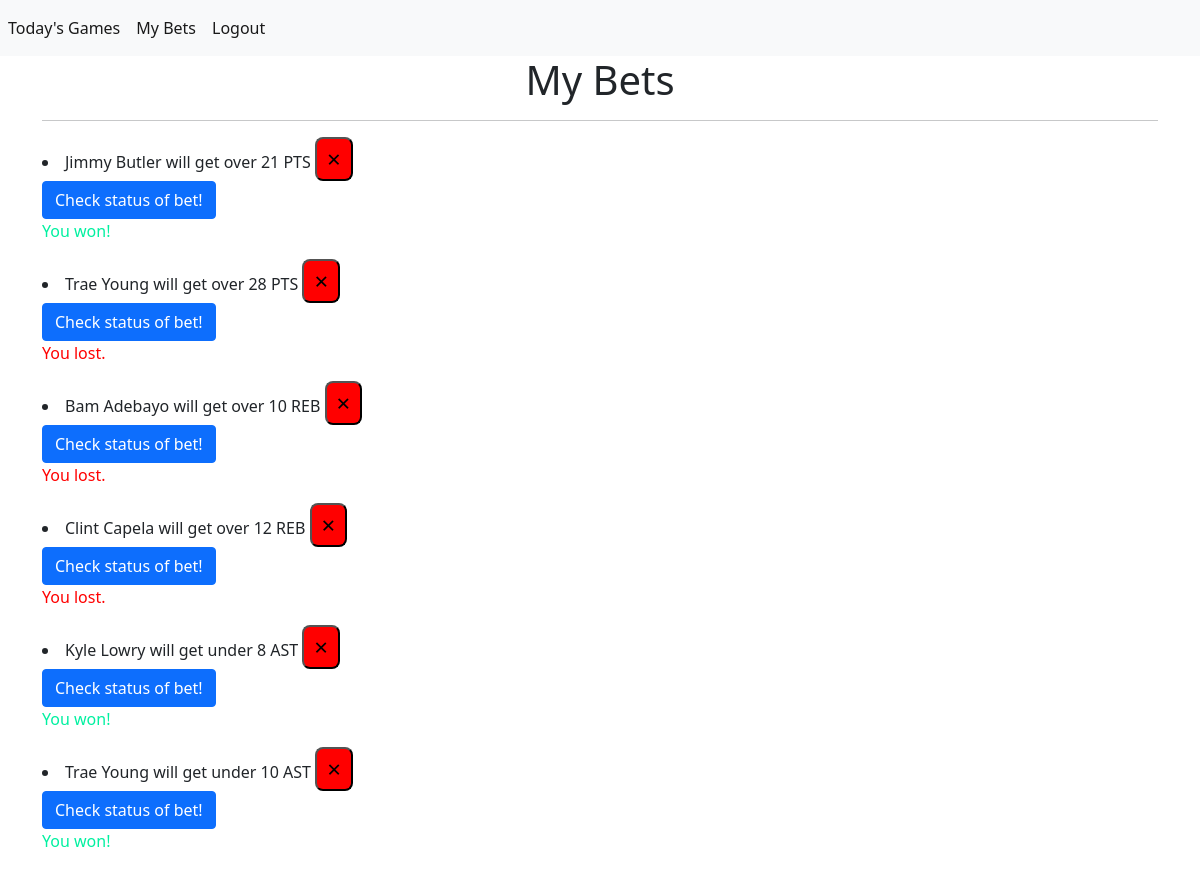
Screenshot of /my-bets (signed in) with the database file from the repository.
### app/models.py (models this page shows)
class Bet(db.Model):
    id = db.Column(db.Integer, primary_key = True)
    game_id = db.Column(db.String(50))
    team = db.Column(db.String(100))
    player_name = db.Column(db.String(500))
    statistic = db.Column(db.String(100))
    over_statistic = db.Column(db.Boolean, default = False, nullable = False)
    num_stats = db.Column(db.Integer)
    date = db.Column(db.DateTime(timezone=True), server_default=func.now())
    w_or_l = db.Column(db.Boolean, default = None, nullable = True)
    user_id = db.Column(db.Integer, db.ForeignKey('user.id'))

### app/views.py (the view)
@app.route("/my-bets")
def my_bets():
    return render_template("user_bets.html", user = current_user)

### app/__init__.py (called while the page is built)
@login_manager.user_loader
def load_user(id):
    return User.query.get(int(id))

### app/templates/user_bets.html (shortened to what this page needs)
{% extends "main/base.html" %}
{% block main %}
<div class="container">
    <div class="row">
        <div class="col">
            <h1>My Bets</h1>
            <hr>
            <p> {% for bet in user.bets %}
                <li>{% if bet.over_statistic == true %}
                    {{bet.player_name}} will get over {{bet.num_stats| round| int}} {{bet.statistic}}
                    {% else %}
                    {{bet.player_name}} will get under {{bet.num_stats| round| int}} {{bet.statistic}}
                    {% endif %}
                    <button type="button" class="close" onClick="deleteBet('{{ bet.id }}')">
                        <span aria-hidden="true">&times;</span>
                    </button>
                    <br>
                    <button type="button" class="btn btn-primary" onClick = "checkBetStatus('{{ bet.id }}')">
                        Check status of bet!
                    </button>
                    {% if bet.w_or_l is not none %}
                        {% if bet.w_or_l == true %}
                        <p style = "color: rgb(0, 240, 160);">You won!</p>
                        {%else %}
                        <p style = "color: red;">You lost.</p>
                        {% endif %}
                    {% endif %}
                </li>
                {% endfor %}
            </p>
        </div>
    </div>
</div>
{% endblock %}

### app/templates/main/base.html (shortened to what this page needs)
<!doctype html>
<html lang="en">
<head>
    <link href="https://cdn.jsdelivr.net/npm/bootstrap@5.1.3/dist/css/bootstrap.min.css" rel="stylesheet"
>
    <link rel="stylesheet" href="{{ url_for('static', filename='css/style.css') }}">
</head>
<body>
    <nav class="navbar navbar-expand-lg navbar-light bg-light">
        <div class="collapse navbar-collapse" id="navbar">
            <div class="navbar-nav">
                {% if user.is_authenticated %}
                <a class="nav-link active" id = "today_games" href="/">Today's Games</a>
                <a class="nav-link active" id = "today_games" href="/my-bets">My Bets</a>
                <a class="nav-link active" id="logout" href="/logout">Logout</a>
                {% else %}
                <a class="nav-link active" id ="login" href="/login">Login</a>
                <a class="nav-link active" io="sign_up" href="/sign-up">Sign Up</a>
                {% endif %}
            </div>
        </div>
    </nav>
    <main>
        {% block main %} {% endblock %}
    </main>
</body>
</html>

### app/static/css/style.css (style rules this page uses)
h1 { text-align: center; }
.close { background-color: red; color: black; text-align: center; font-size: 24px; padding: 2px 10px; transition-duration: 0.4s; border-radius: 8px; }

### rows the page displays
Bet: player_name "Jimmy Butler", num_stats "21", statistic "PTS", w_or_l "You won!"
Bet: player_name "Trae Young", num_stats "28", statistic "PTS", w_or_l "You lost."
Bet: player_name "Bam Adebayo", num_stats "10", statistic "REB", w_or_l "You lost."
Bet: player_name "Clint Capela", num_stats "12", statistic "REB", w_or_l "You lost."
Bet: player_name "Kyle Lowry", num_stats "8", statistic "AST", w_or_l "You won!"
Bet: player_name "Trae Young", num_stats "10", statistic "AST", w_or_l "You won!"
